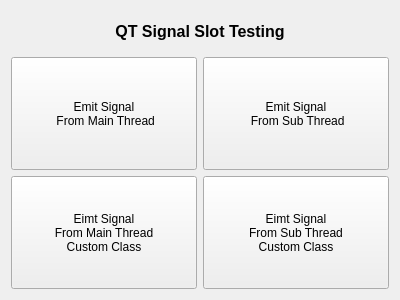
<?xml version="1.0" encoding="UTF-8"?>
<ui version="4.0">
 <class>MiscellaneousSignalSlot</class>
 <widget class="MiscellaneousBase" name="MiscellaneousSignalSlot">
  <property name="geometry">
   <rect>
    <x>0</x>
    <y>0</y>
    <width>400</width>
    <height>300</height>
   </rect>
  </property>
  <property name="windowTitle">
   <string>MiscellaneousSignalSlot</string>
  </property>
  <layout class="QVBoxLayout" name="verticalLayout">
   <item>
    <layout class="QHBoxLayout" name="horizontalLayout">
     <item>
      <widget class="QLabel" name="lbTitle">
       <property name="minimumSize">
        <size>
         <width>0</width>
         <height>40</height>
        </size>
       </property>
       <property name="font">
        <font>
         <pointsize>12</pointsize>
         <weight>75</weight>
         <bold>true</bold>
        </font>
       </property>
       <property name="text">
        <string>QT Signal Slot Testing</string>
       </property>
       <property name="alignment">
        <set>Qt::AlignCenter</set>
       </property>
      </widget>
     </item>
    </layout>
   </item>
   <item>
    <layout class="QGridLayout" name="gridLayout">
     <item row="0" column="0">
      <widget class="QPushButton" name="btnEmitSignalMainThread">
       <property name="sizePolicy">
        <sizepolicy hsizetype="Expanding" vsizetype="Expanding">
         <horstretch>0</horstretch>
         <verstretch>0</verstretch>
        </sizepolicy>
       </property>
       <property name="text">
        <string>Emit Signal
 From Main Thread</string>
       </property>
      </widget>
     </item>
     <item row="0" column="1">
      <widget class="QPushButton" name="btnEmitSignalSubThread">
       <property name="sizePolicy">
        <sizepolicy hsizetype="Expanding" vsizetype="Expanding">
         <horstretch>0</horstretch>
         <verstretch>0</verstretch>
        </sizepolicy>
       </property>
       <property name="text">
        <string>Emit Signal
 From Sub Thread</string>
       </property>
      </widget>
     </item>
     <item row="1" column="0">
      <widget class="QPushButton" name="btnEmitSignalMainThreadCustomClass">
       <property name="sizePolicy">
        <sizepolicy hsizetype="Expanding" vsizetype="Expanding">
         <horstretch>0</horstretch>
         <verstretch>0</verstretch>
        </sizepolicy>
       </property>
       <property name="text">
        <string>Eimt Signal
From Main Thread
Custom Class</string>
       </property>
      </widget>
     </item>
     <item row="1" column="1">
      <widget class="QPushButton" name="btnEmitSignalSubThreadCustomClass">
       <property name="sizePolicy">
        <sizepolicy hsizetype="Expanding" vsizetype="Expanding">
         <horstretch>0</horstretch>
         <verstretch>0</verstretch>
        </sizepolicy>
       </property>
       <property name="text">
        <string>Eimt Signal
From Sub Thread
Custom Class</string>
       </property>
      </widget>
     </item>
    </layout>
   </item>
  </layout>
 </widget>
 <layoutdefault spacing="6" margin="11"/>
 <customwidgets>
  <customwidget>
   <class>MiscellaneousBase</class>
   <extends>QWidget</extends>
   <header>miscellaneousbase.h</header>
   <container>1</container>
  </customwidget>
 </customwidgets>
 <resources/>
 <connections/>
</ui>
